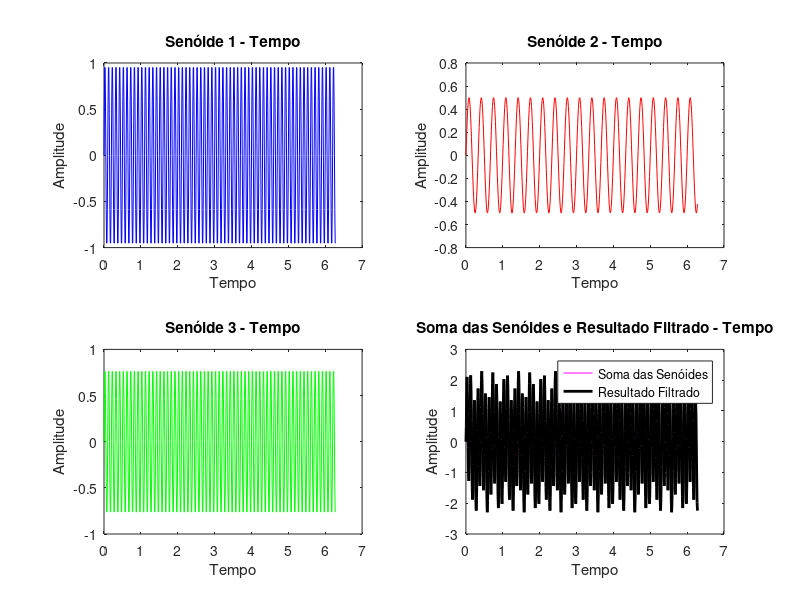
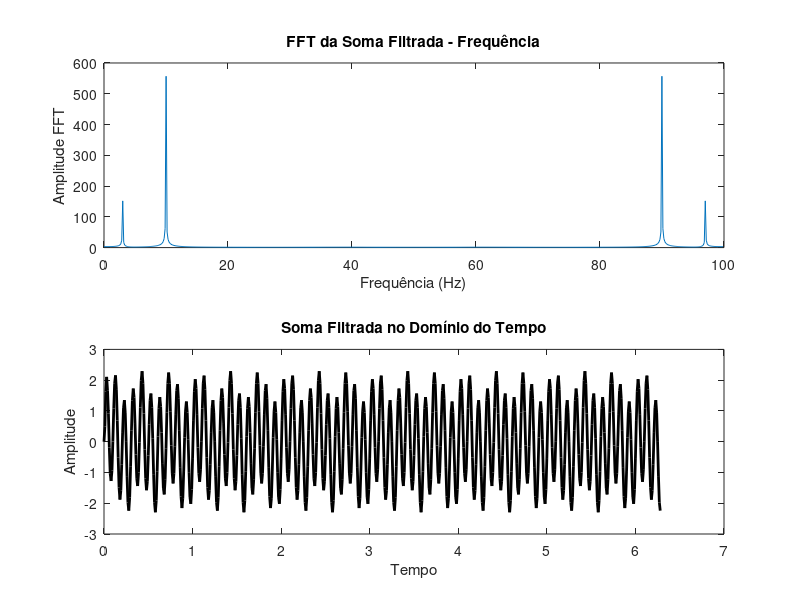

Write the MATLAB code that produced these figures, in order.
% Carrega o pacote de processamento de sinal  pacote fornece várias funções úteis para análise, filtragem e processamento de sinais.

pkg load signal

% Definição dos parâmetros das senoides
A1 = 1;     % Amplitude da primeira senoide
f1 = 10;    % Frequência da primeira senoide

A2 = 0.5;   % Amplitude da segunda senoide
f2 = 3;     % Frequência da segunda senoide

A3 = 0.8;   % Amplitude da terceira senoide
f3 = 10;    % Frequência da terceira senoide

% Definição do vetor de tempo
%Criamos um vetor de tempo t que varia de 0 a 2*pi (um período completo de uma senoide) com um intervalo de 0.01.
%Este vetor de tempo será usado para calcular os valores das senoides ao longo do tempo.
t = 0:0.01:2*pi;  % De 0 a 2*pi, com incremento de 0.01

% Cálculo das senoides
senoide1 = A1 * sin(2*pi*f1*t);
senoide2 = A2 * sin(2*pi*f2*t);
senoide3 = A3 * sin(2*pi*f3*t);

% Soma das senoides
soma_senoides = senoide1 + senoide2 + senoide3;

% Definição do filtro passa-baixas Butterworth

%A ordem do filtro indica o quão rápido o filtro pode atenuar as frequências fora da banda de passagem.
%Uma ordem maior geralmente resulta em uma resposta mais nítida na frequência de corte,
%mas também pode aumentar a complexidade computacional do filtro.
ordem = 4; % Ordem do filtro

%A frequência de corte (fc) é a frequência em Hertz na qual o filtro começa a atenuar as frequências
%do sinal de entrada. Qualquer componente de frequência acima dessa frequência de corte é atenuado pelo filtro.
fc = 40;    % Frequência de corte

%A frequência de amostragem (fs) é a taxa na qual o sinal foi originalmente amostrado. É importante para a normalização da
%frequência de corte e para garantir que o filtro esteja funcionando corretamente com base nas propriedades do sinal original.
fs = 100;  % Frequência de amostragem

% Normalização da frequência de corte
%Este passo é necessário porque as funções de filtro em muitos softwares,
%requerem a frequência de corte normalizada em relação à frequência de Nyquist.
fc_norm = fc / (fs/2);


% Coeficientes do filtro passa-baixas Butterworth
%Com todos esses parâmetros definidos, calculamos os coeficientes do filtro passa-baixas Butterworth usando a função butter.
[b, a] = butter(ordem, fc_norm, 'low');
%b são os coeficientes dos termos de realimentação do filtro.
%a são os coeficientes dos termos de entrada do filtro.


% Aplicação do filtro na soma das senoides
%A função "filter" é usada para convolucionar o sinal de entrada com os coeficientes do filtro.
soma_filtrada = filter(b, a, soma_senoides);

% Calcula a FFT da soma filtrada para o domínio da frequência
soma_fft = fft(soma_filtrada);
N = length(soma_fft); %N é o comprimento da FFT, que é igual ao número de pontos

%é um vetor que contém as frequências correspondentes aos coeficientes da FFT.
%Estas frequências são calculadas a partir da frequência de amostragem fs e são distribuídas uniformemente de 0 até a frequência de Nyquist (fs/2)
frequencies = (0:N-1)*(fs/N);

% Plotagem das senoides individuais, soma e resultado filtrado
figure;
subplot(2,2,1);
plot(t, senoide1, 'b');
title('Senóide 1 - Tempo');
xlabel('Tempo');
ylabel('Amplitude');

subplot(2,2,2);
plot(t, senoide2, 'r');
title('Senóide 2 - Tempo');
xlabel('Tempo');
ylabel('Amplitude');

subplot(2,2,3);
plot(t, senoide3, 'g');
title('Senóide 3 - Tempo');
xlabel('Tempo');
ylabel('Amplitude');

subplot(2,2,4);
plot(t, soma_senoides, 'm');
hold on;
plot(t, soma_filtrada, 'k', 'LineWidth', 2);
hold off;
title('Soma das Senóides e Resultado Filtrado - Tempo');
xlabel('Tempo');
ylabel('Amplitude');
legend('Soma das Senóides', 'Resultado Filtrado');

% Plotagem do resultado da FFT separado
figure;
subplot(2,1,1);
plot(frequencies, abs(soma_fft));
title('FFT da Soma Filtrada - Frequência');
xlabel('Frequência (Hz)');
ylabel('Amplitude FFT');

% Plotagem da soma filtrada no domínio do tempo
subplot(2,1,2);
plot(t, soma_filtrada, 'k', 'LineWidth', 2);
title('Soma Filtrada no Domínio do Tempo');
xlabel('Tempo');
ylabel('Amplitude');

